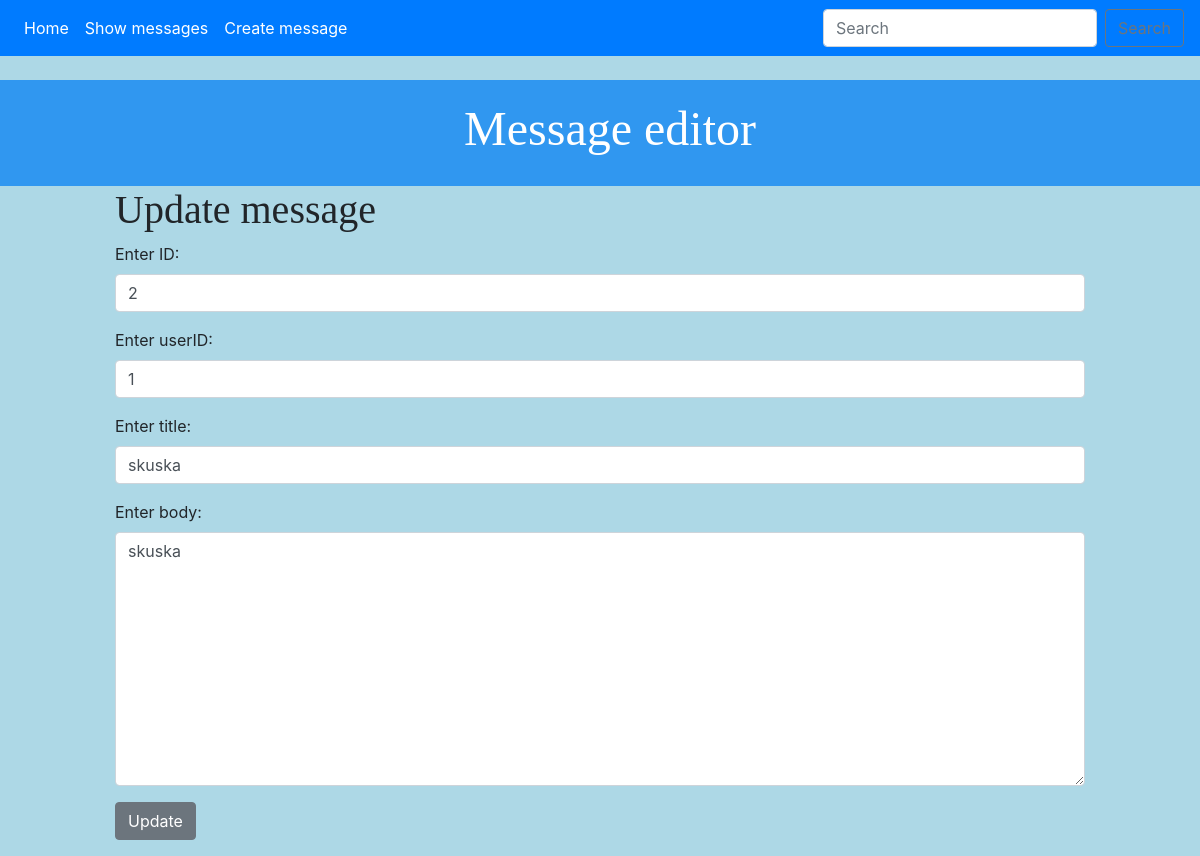
Before: /update_message/2 with the older database file.
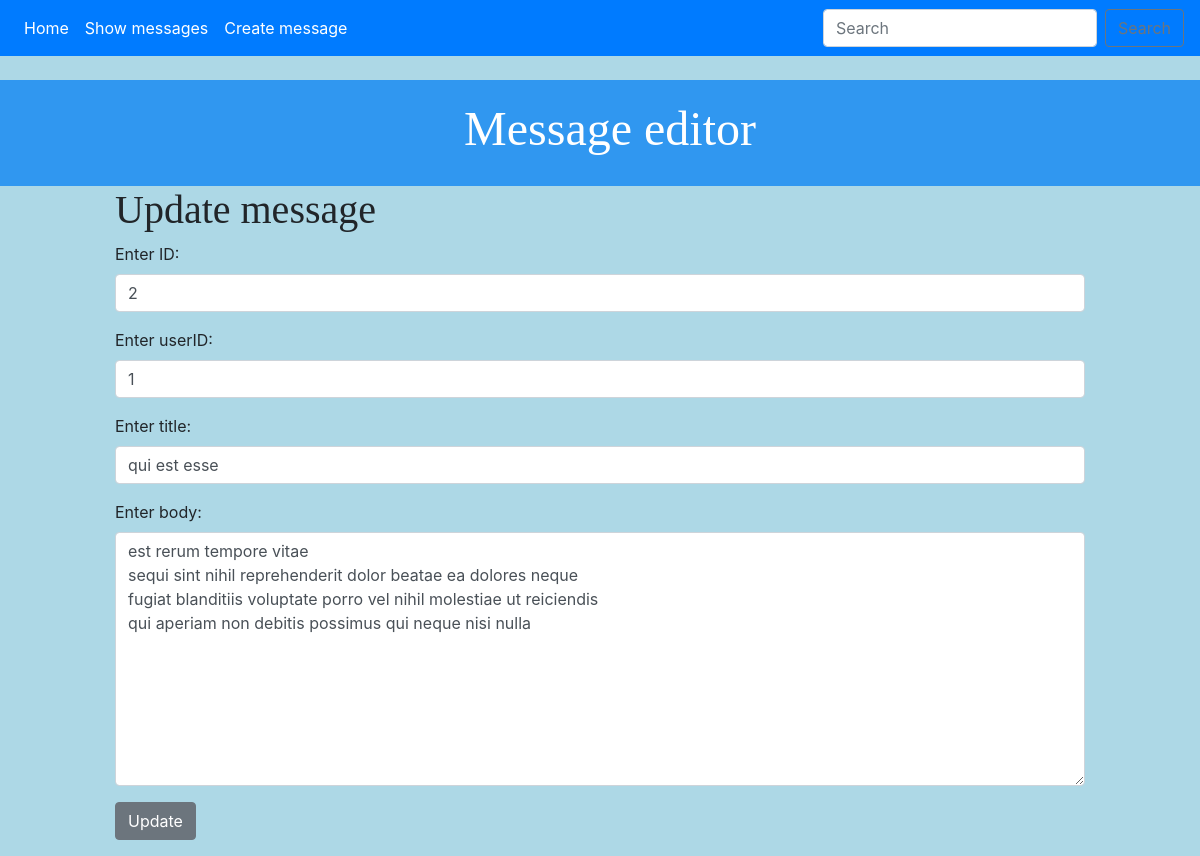
After: the same page with the newer database file.
### message_editor/models.py (models this page shows, shortened)
class Message(models.Model):
    id = models.PositiveIntegerField(primary_key=True)
    userId = models.IntegerField()
    title = models.CharField(max_length=200)
    body = models.CharField(max_length=200)

### message_editor/views.py (the view)
# urls.py: path('update_message/<id>', views.update_message, name='update-message'),
def update_message(request, id):
    message = Message.objects.get(pk = id)
    form = MessageForm(request.POST or None, instance = message)
    if form.is_valid():
        form.save()
        return redirect('messages')
    return render(request, 'message_editor/update_message.html', {'message': message, 'form':form})

### message_editor/forms.py
class MessageForm(forms.ModelForm):
    class Meta:
        model = Message
        fields=["id", "userId", "title", "body"]
        labels = {
            'id': 'Enter ID',
            'userId': 'Enter userID' ,
            'title': 'Enter title',
            'body': 'Enter body'
        }
        widgets = {
            'id': forms.TextInput(attrs={'class':'form-control', 'placeholder': 'ID' }),
            'userId': forms.TextInput(attrs={'class':'form-control','placeholder': 'userID'}),
            'title': forms.TextInput(attrs={'class':'form-control','placeholder': 'title'}),
            'body':forms.Textarea(attrs={'class':'form-control','placeholder':'body'})
        }

### message_editor/templates/message_editor/update_message.html (shortened to what this page needs)
{% extends 'message_editor/base.html' %}
{% block content %}
<h1>Update message</h1>
<form action="" method="POST">
    {{form.as_p}}
 <input type="submit" value = "Update" class = "btn btn-secondary">
{% endblock %}

Changed rows visible on the page:
changed Message id 2: title "skuska" → "qui est esse"; body "skuska" → "est rerum tempore vitae sequi sint nihil reprehenderit dolor beatae ea dolores neque fugiat blanditiis voluptate porro vel nihil molestiae ut reiciendis qui aperiam non debitis possimus qui neque nisi nulla"
